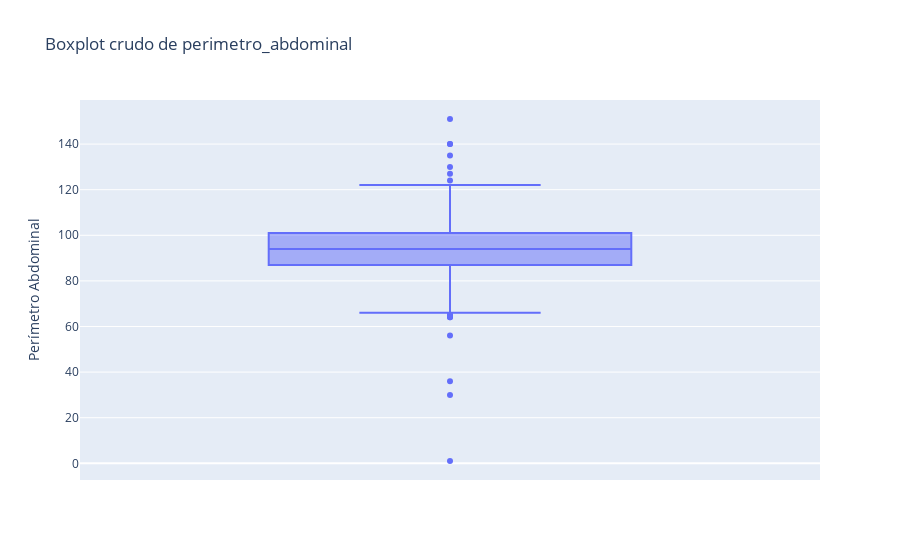
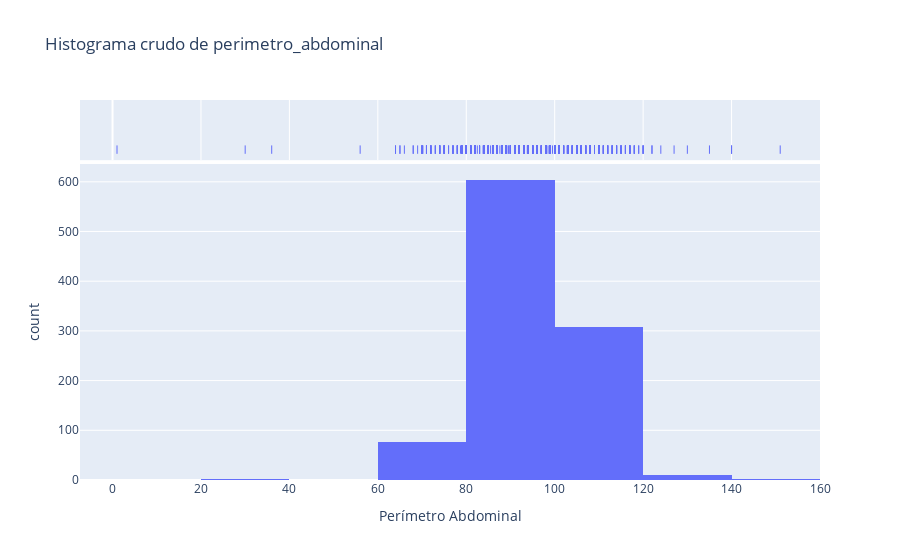
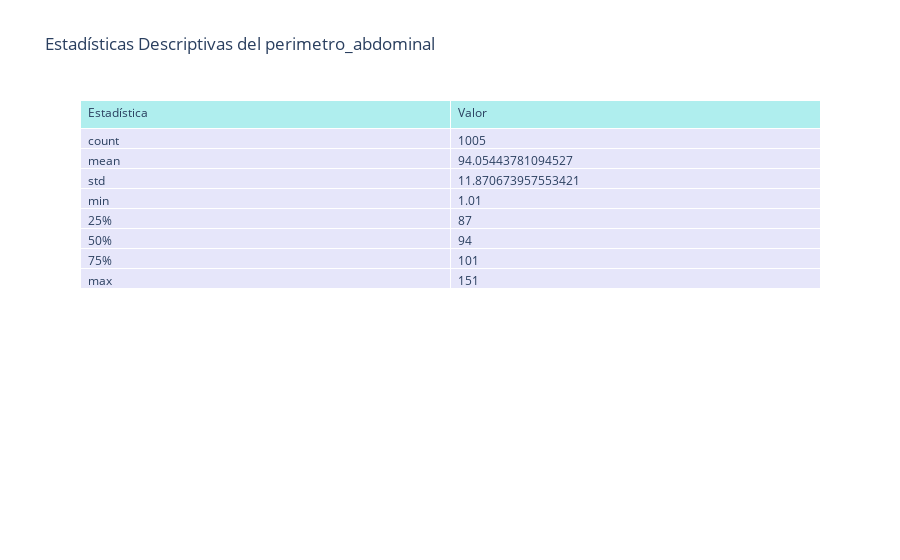
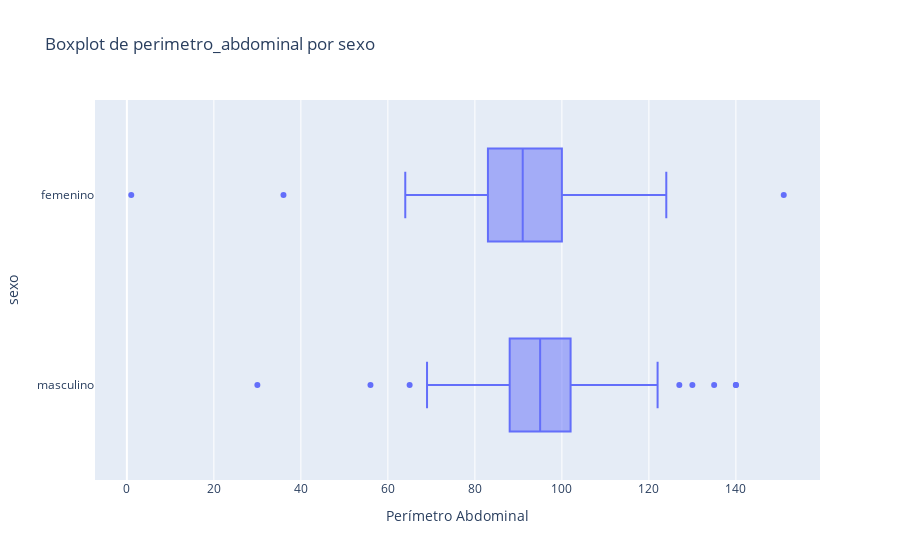

The notebook cell these images were saved under, in order:
### Markdown cell above
### Perimetro abdominal

### Code cell
import matplotlib.pyplot as plt
import seaborn as sns
import pandas as pd

# Definir los intervalos para perimetro_abdominal
intervalos = {
    'masculino': [0, 94, 102, max(datos.datos['perimetro_abdominal'])],
    'femenino': [0, 80, 88, max(datos.datos['perimetro_abdominal'])] 
}
agrupaciones = [
        'sexo', 'tipo_de_afiliacion', 'lugar_de_procedencia',
        'lugar_de_nacimiento', 'escolaridad', 'diabetes mellitus',
        'hipercolesterolemia', 'dislipidemia'
    ]

def plot_all():
    # Graficar perimetro_abdominal crudo
    fig = px.box(datos.datos, y='perimetro_abdominal', title='Boxplot crudo de perimetro_abdominal')
    fig.update_layout(yaxis_title='Perímetro Abdominal')
    fig.show()

    fig = px.histogram(datos.datos, x='perimetro_abdominal', nbins=10, title='Histograma crudo de perimetro_abdominal', marginal='rug')
    fig.update_layout(xaxis_title='Perímetro Abdominal')
    fig.show()

    # Mostrar tabla descriptiva general verticalmente
    tabla = datos.datos['perimetro_abdominal'].describe().reset_index()
    tabla.columns = ['Estadística', 'Valor']
    fig = go.Figure(data=[go.Table(
        header=dict(values=list(tabla.columns), fill_color='paleturquoise', align='left'),
        cells=dict(values=[tabla[col] for col in tabla.columns], fill_color='lavender', align='left')
    )])
    fig.update_layout(title_text='Estadísticas Descriptivas del perimetro_abdominal')
    fig.show()

    # Agrupaciones
    agrupaciones = [
        'sexo', 'tipo_de_afiliacion', 'lugar_de_procedencia',
        'lugar_de_nacimiento', 'escolaridad', 'diabetes mellitus',
        'hipercolesterolemia', 'dislipidemia'
    ]

    for agrupacion in agrupaciones:
        if agrupacion not in ['lugar_de_procedencia', 'lugar_de_nacimiento','tipo_de_afiliacion','escolaridad']:
            # Graficar perimetro_abdominal por la variable de agrupación
            fig = px.box(datos.datos, x='perimetro_abdominal', y=agrupacion, title=f'Boxplot de perimetro_abdominal por {agrupacion}')
            fig.update_layout(xaxis_title='Perímetro Abdominal')
            fig.show()

            fig = px.histogram(datos.datos, x='perimetro_abdominal', color=agrupacion, nbins=10, title=f'Histograma de perimetro_abdominal por {agrupacion}', marginal='rug')
            fig.update_layout(xaxis_title='Perímetro Abdominal')
            fig.show()

            # Mostrar tabla descriptiva por grupo verticalmente
            tabla2 = datos.datos.groupby(agrupacion)['perimetro_abdominal'].describe().reset_index()
            tabla2 = tabla2.rename(columns={'mean': 'Media', 'std': 'Desviación estándar', '50%': 'Mediana', 'min': 'Mínimo', 'max': 'Máximo'})
            fig = go.Figure(data=[go.Table(
                header=dict(values=list(tabla2.columns), fill_color='paleturquoise', align='left'),
                cells=dict(values=[tabla2[col] for col in tabla2.columns], fill_color='lavender', align='left')
            )])
            fig.update_layout(title_text=f'Estadísticas Descriptivas del perimetro_abdominal por {agrupacion}')
            fig.show()



# Llamar a la función para generar todas las gráficas
plot_all()

### Figure 1 — Plotly figure (JSON) as saved in the notebook; plotly's stock layout.template omitted (floating-point values rounded to 4 significant figures; data arrays with more than 128 entries replaced by an {"elided": "..."} marker saying what was removed)
{"data": [{"alignmentgroup": "True", "hovertemplate": "perimetro_abdominal=%{y}<extra></extra>", "legendgroup": "", "marker": {"color": "#636efa"}, "name": "", "notched": false, "offsetgroup": "", "orientation": "v", "showlegend": false, "type": "box", "x0": " ", "xaxis": "x", "y": {"elided": "1007 float values"}, "y0": " ", "yaxis": "y"}], "layout": {"boxmode": "group", "legend": {"tracegroupgap": 0}, "title": {"text": "Boxplot crudo de perimetro_abdominal"}, "xaxis": {"anchor": "y", "domain": [0, 1]}, "yaxis": {"anchor": "x", "domain": [0, 1], "title": {"text": "Perímetro Abdominal"}}}}

### Figure 2 — Plotly figure (JSON) as saved in the notebook; plotly's stock layout.template omitted (floating-point values rounded to 4 significant figures; data arrays with more than 128 entries replaced by an {"elided": "..."} marker saying what was removed)
{"data": [{"alignmentgroup": "True", "bingroup": "x", "hovertemplate": "perimetro_abdominal=%{x}<br>count=%{y}<extra></extra>", "legendgroup": "", "marker": {"color": "#636efa", "pattern": {"shape": ""}}, "name": "", "nbinsx": 10, "offsetgroup": "", "orientation": "v", "showlegend": false, "type": "histogram", "x": {"elided": "1007 float values"}, "xaxis": "x", "yaxis": "y"}, {"alignmentgroup": "True", "boxpoints": "all", "fillcolor": "rgba(255,255,255,0)", "hoveron": "points", "hovertemplate": "perimetro_abdominal=%{x}<extra></extra>", "jitter": 0, "legendgroup": "", "line": {"color": "rgba(255,255,255,0)"}, "marker": {"color": "#636efa", "symbol": "line-ns-open"}, "name": "", "offsetgroup": "", "showlegend": false, "type": "box", "x": {"elided": "1007 float values"}, "xaxis": "x2", "yaxis": "y2"}], "layout": {"barmode": "relative", "legend": {"tracegroupgap": 0}, "title": {"text": "Histograma crudo de perimetro_abdominal"}, "xaxis": {"anchor": "y", "domain": [0, 1], "title": {"text": "Perímetro Abdominal"}}, "xaxis2": {"anchor": "y2", "domain": [0, 1], "matches": "x", "showgrid": true, "showticklabels": false}, "yaxis": {"anchor": "x", "domain": [0, 0.8316], "title": {"text": "count"}}, "yaxis2": {"anchor": "x2", "domain": [0.8416, 1], "matches": "y2", "showgrid": false, "showline": false, "showticklabels": false, "ticks": ""}}}

### Figure 3 — Plotly figure (JSON) as saved in the notebook; plotly's stock layout.template omitted (floating-point values rounded to 4 significant figures)
{"data": [{"cells": {"align": "left", "fill": {"color": "lavender"}, "values": [["count", "mean", "std", "min", "25%", "50%", "75%", "max"], [1005, 94.05, 11.87, 1.01, 87, 94, 101, 151]]}, "header": {"align": "left", "fill": {"color": "paleturquoise"}, "values": ["Estadística", "Valor"]}, "type": "table"}], "layout": {"title": {"text": "Estadísticas Descriptivas del perimetro_abdominal"}}}

### Figure 4 — Plotly figure (JSON) as saved in the notebook; plotly's stock layout.template omitted (floating-point values rounded to 4 significant figures; data arrays with more than 128 entries replaced by an {"elided": "..."} marker saying what was removed)
{"data": [{"alignmentgroup": "True", "hovertemplate": "perimetro_abdominal=%{x}<br>sexo=%{y}<extra></extra>", "legendgroup": "", "marker": {"color": "#636efa"}, "name": "", "notched": false, "offsetgroup": "", "orientation": "h", "showlegend": false, "type": "box", "x": {"elided": "1007 float values"}, "x0": " ", "xaxis": "x", "y": {"elided": "1007 str values"}, "y0": " ", "yaxis": "y"}], "layout": {"boxmode": "group", "legend": {"tracegroupgap": 0}, "title": {"text": "Boxplot de perimetro_abdominal por sexo"}, "xaxis": {"anchor": "y", "domain": [0, 1], "title": {"text": "Perímetro Abdominal"}}, "yaxis": {"anchor": "x", "domain": [0, 1], "title": {"text": "sexo"}}}}
